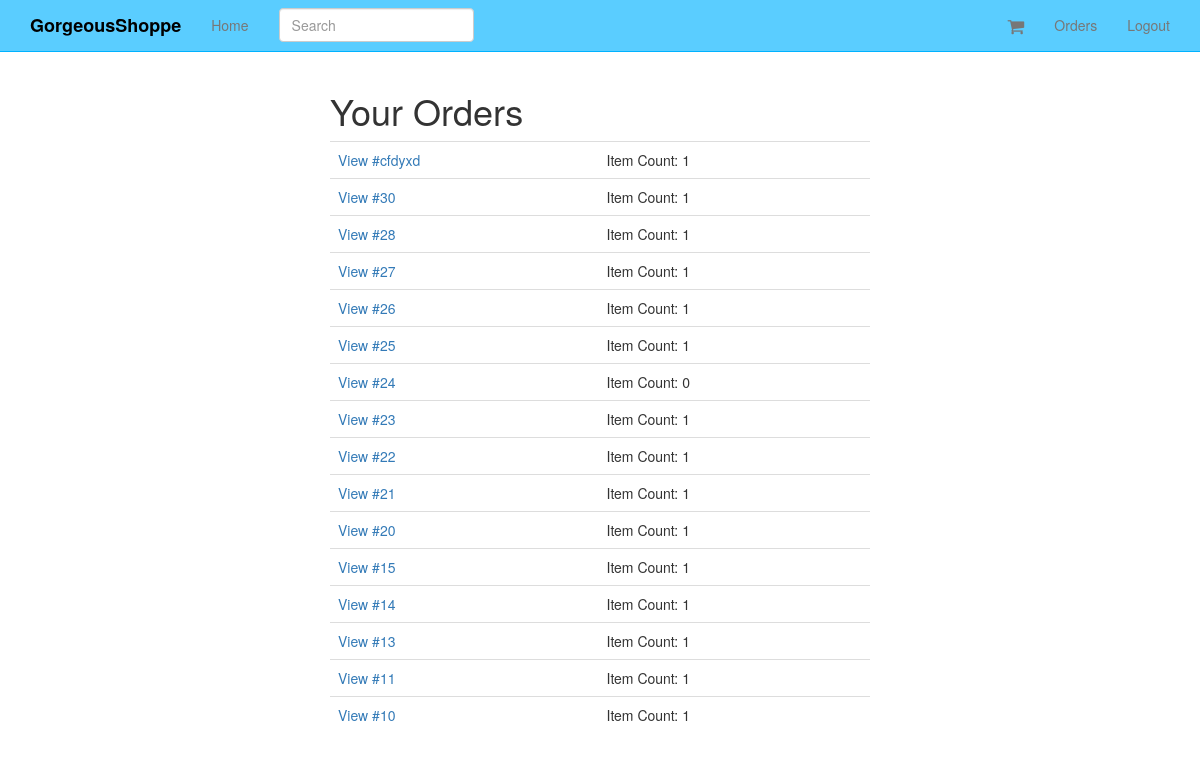
Screenshot of /orders/ (signed in) with the database file from the repository.
### orders/models.py (models this page shows, shortened)
class Order(models.Model):
	status = models.CharField(max_length=120, choices=ORDER_STATUS_CHOICES, default='created')
	cart = models.ForeignKey(Cart)
	user = models.ForeignKey(UserCheckout, null=True)
	billing_address = models.ForeignKey(UserAddress, related_name='billing_address', null=True)
	shipping_address = models.ForeignKey(UserAddress, related_name='shipping_address', null=True)
	shipping_total_price = models.DecimalField(max_digits=50, decimal_places=2, default=5.99)
	order_total = models.DecimalField(max_digits=50, decimal_places=2, )
	order_id = models.CharField(max_length=20, null=True, blank=True)
	class Meta:
		ordering = ['-id']
	def get_absolute_url(self):
		return reverse("order_detail", kwargs={"pk": self.pk})

### carts/models.py (models this page shows)
class Cart(models.Model):
	user = models.ForeignKey(settings.AUTH_USER_MODEL, null=True, blank=True)
	items = models.ManyToManyField(Variation, through=CartItem)
	timestamp = models.DateTimeField(auto_now_add=True, auto_now=False)
	updated = models.DateTimeField(auto_now_add=False, auto_now=True)
	subtotal = models.DecimalField(max_digits=50, decimal_places=2, default=25.00)
	tax_percentage  = models.DecimalField(max_digits=10, decimal_places=5, default=0.085)
	tax_total = models.DecimalField(max_digits=50, decimal_places=2, default=25.00)
	total = models.DecimalField(max_digits=50, decimal_places=2, default=25.00)
	def __unicode__(self):
		return str(self.id)
	def update_subtotal(self):
		print "updating..."
		subtotal = 0
		items = self.cartitem_set.all()
		for item in items:
			subtotal += item.line_item_total
		self.subtotal = "%.2f" %(subtotal)
		self.save()

### orders/views.py (the view)
# urls.py: url(r'^orders/$', OrderList.as_view(), name='orders'),
class OrderList(LoginRequiredMixin, ListView):
	queryset = Order.objects.all()
	def get_queryset(self):
		user_check_id = self.request.user.id
		user_checkout = UserCheckout.objects.get(id=user_check_id)
		return super(OrderList, self).get_queryset().filter(user=user_checkout)

### orders/mixins.py (called while the page is built)
	@method_decorator(login_required)
	def dispatch(self, request, *args, **kwargs):
		return super(LoginRequiredMixin, self).dispatch(request,*args, **kwargs)

### orders/templates/orders/order_list.html
{% extends "base.html" %}
{% block content %}
{% if object_list|length <= 0 %}
<div class='col-sm-6 col-sm-offset-3 text-center'>
<p class='lead'>
You do not currently have orders.
</p>
</div>
{% else  %}
<div class='col-sm-6 col-sm-offset-3'>
<h1>Your Orders</h1>
<table class='table'>
{% for object in object_list %}
<tr>
<td>
<a href='{{ object.get_absolute_url }}'>View #{% if object.order_id %}{{ object.order_id }}{% else %}{{ object.id }}{% endif %}</a>
</td>
<td>
Item Count: {{ object.cart.items.count }}
</td>
</tr>
{% endfor %}
</table>
</div>
{% endif %}
{% endblock %}

### templates/base.html (shortened to what this page needs)
{% load staticfiles %}
<!DOCTYPE html>
<html lang="en">
  <head>
    {% include 'head_css.html' %}
  </head>
  <body>
  {% include 'navbar.html' %}
    <div class="container">
            {% block content %}
            {% endblock %}
    </div>
  </body>
</html>

### templates/head_css.html
{% load staticfiles %}
    <link rel="stylesheet" href="//maxcdn.bootstrapcdn.com/font-awesome/4.3.0/css/font-awesome.min.css">
    <link href="{% static 'css/bootstrap.min.css' %}" rel="stylesheet">
    <link href="{% static 'css/navbar-static-top.css' %}" rel="stylesheet">
     <link href="{% static 'css/custom.css' %}" rel="stylesheet">

### templates/navbar.html (shortened to what this page needs)
   {% load staticfiles %}
    <nav class="navbar navbar-default navbar-static-top">
      <div class="container">
        <div class="navbar-header">
          <a class="navbar-brand" href="{% url 'home' %}">GorgeousShoppe</a>
        </div>
        <div id="navbar" class="navbar-collapse collapse">
          <ul class="nav navbar-nav">
            <li><a href="{% url 'home' %}">Home</a></li>
            <form class="navbar-form navbar-left" method="GET" role="search" action='{% url "products" %}'>
            <div class="form-group">
              <input type="text" class="form-control" placeholder="Search" name="q" value='{{ request.GET.q }}'>
            </div>
          </form>
          </ul>
          <ul class="nav navbar-nav navbar-right">
          <li>
            <a href='{% url "cart" %}'><i class="fa fa-shopping-cart fa-navbar-cart"></i> </a>
          </li>
          {% if request.user.is_authenticated %}
          <li><a href="{% url 'orders' %}">Orders</a></li>
            <li><a href="{% url 'auth_logout' %}">Logout</a></li>
            {% endif %}
          </ul>
        </div>
      </div>
    </nav>

### templates/javascript.html (shortened to what this page needs)
{% load staticfiles %}

### static_in_pro/our_static/css/navbar-static-top.css (style rules this page uses)
body { min-height: 1000px; }
.navbar-static-top { margin-bottom: 19px; background-color: #5ACDFF; border-color: #00B2FF; }
.navbar-default .navbar-brand { color: #000; font-weight: 900; }

### static_in_pro/our_static/css/custom.css (style rules this page uses)
.fa-navbar-cart { font-size: 18px; vertical-align: middle; }

### rows the page displays
Order: order_id "cfdyxd", cart.items.count "1"
Order: id "30", cart.items.count "1"
Order: id "28", cart.items.count "1"
Order: id "27", cart.items.count "1"
Order: id "26", cart.items.count "1"
Order: id "25", cart.items.count "1"
Order: id "24", cart.items.count "0"
Order: id "23", cart.items.count "1"
Order: id "22", cart.items.count "1"
Order: id "21", cart.items.count "1"
Order: id "20", cart.items.count "1"
Order: id "15", cart.items.count "1"
Order: id "14", cart.items.count "1"
Order: id "13", cart.items.count "1"
Order: id "11", cart.items.count "1"
Order: id "10", cart.items.count "1"
